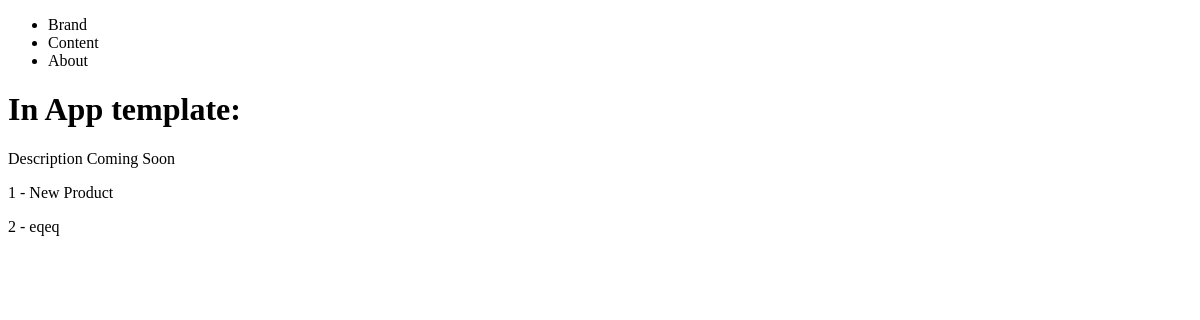
The page /product/ on the database as committed earlier.
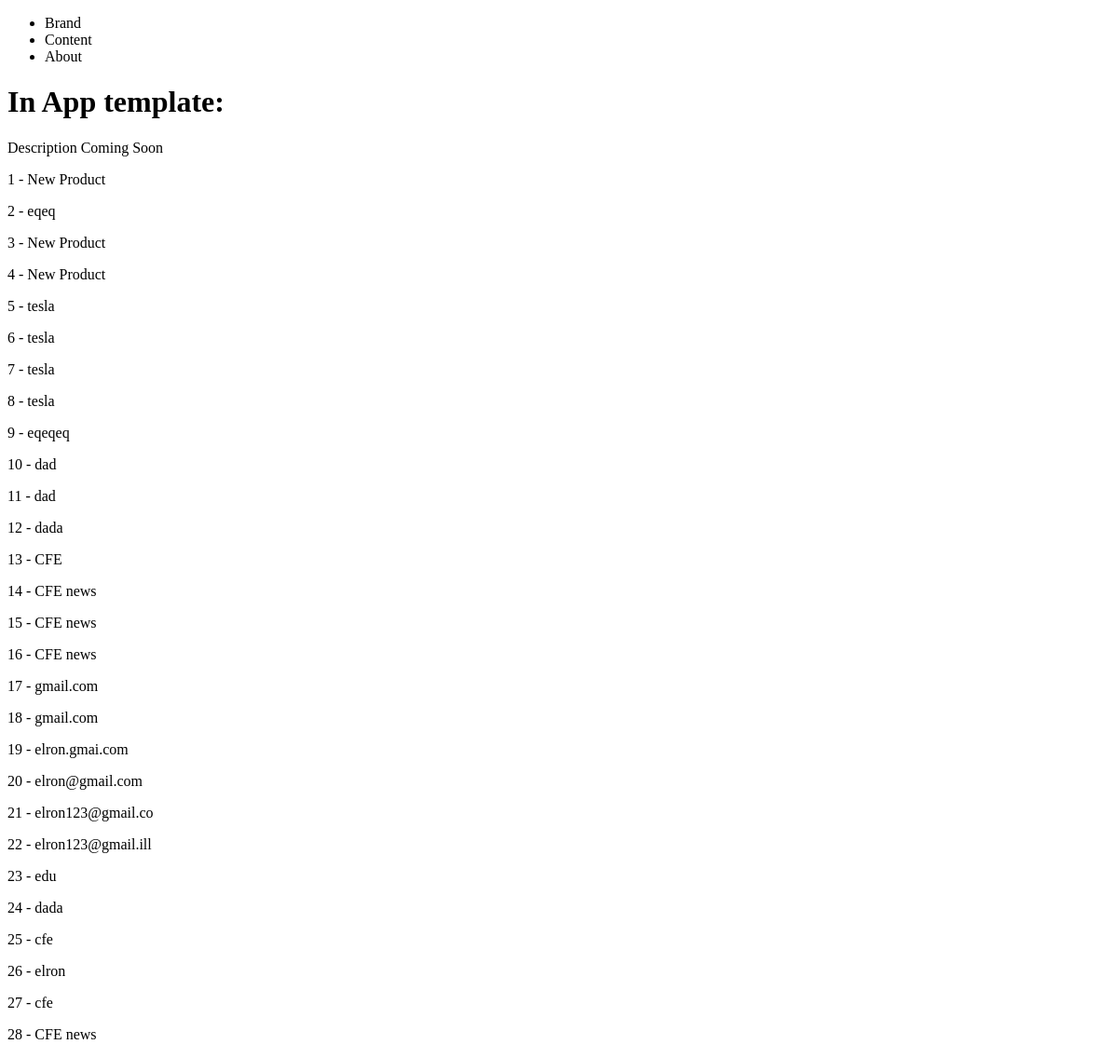
The same page on the database as committed later.
### products/models.py (models this page shows)
class Product(models.Model):
    title       = models.CharField(max_length=120)
    description = models.TextField(blank=True, null=True)
    price       = models.DecimalField( decimal_places=2, max_digits=10000)
    summary     = models.TextField(blank=False, null=False)
    features    = models.BooleanField(default=False)

### products/views.py (the view)
# urls.py: path('product/', product_list_view),
def product_list_view(request):
    queryset = Product.objects.all()
    context = {
        'object_list': queryset
    }
    return render(request, 'Products/product_detail.html', context)

### products/templates/products/product_detail.html (shortened to what this page needs)
{% extends "base.html" %} {% block content %}
<h1>In App template: {{ object.title }}</h1>
<p>
  {% if object.description != None and object.description != "" %}
  {{ object.description }}
  {% else %}
  Description Coming Soon
  {% endif %}
</p>
{% for instance in object_list %}
  <p>{{ instance.id }} - {{ instance.title}}</p>
{% endfor %}
{% endblock %}

### templates/base.html (shortened to what this page needs)
<!DOCTYPE html>
<html>
  <head>
  </head>
  <body>
    {% include "navbar.html" %}
    {% block content %}replace me{% endblock %}
  </body>
</html>

### templates/navbar.html
<nav>
    <ul>
       <li>Brand</li>
       <li>Content</li>
       <li>About</li>
    </ul>
</nav>

Rows that differ between the two databases and show on the page:
added Product: id "3", title "New Product"
added Product: id "4", title "New Product"
added Product: id "5", title "tesla"
added Product: id "6", title "tesla"
added Product: id "7", title "tesla"
added Product: id "8", title "tesla"
added Product: id "9", title "eqeqeq"
added Product: id "10", title "dad"
added Product: id "11", title "dad"
added Product: id "12", title "dada"
added Product: id "13", title "CFE"
added Product: id "14", title "CFE news"
added Product: id "15", title "CFE news"
added Product: id "16", title "CFE news"
added Product: id "17", title "gmail.com"
added Product: id "18", title "gmail.com"
added Product: id "19", title "elron.gmai.com"
added Product: id "20", title "elron@gmail.com"
added Product: id "21", title "elron123@gmail.co"
added Product: id "22", title "elron123@gmail.ill"
added Product: id "23", title "edu"
added Product: id "24", title "dada"
added Product: id "25", title "cfe"
added Product: id "26", title "elron"
added Product: id "27", title "cfe"
added Product: id "28", title "CFE news"
